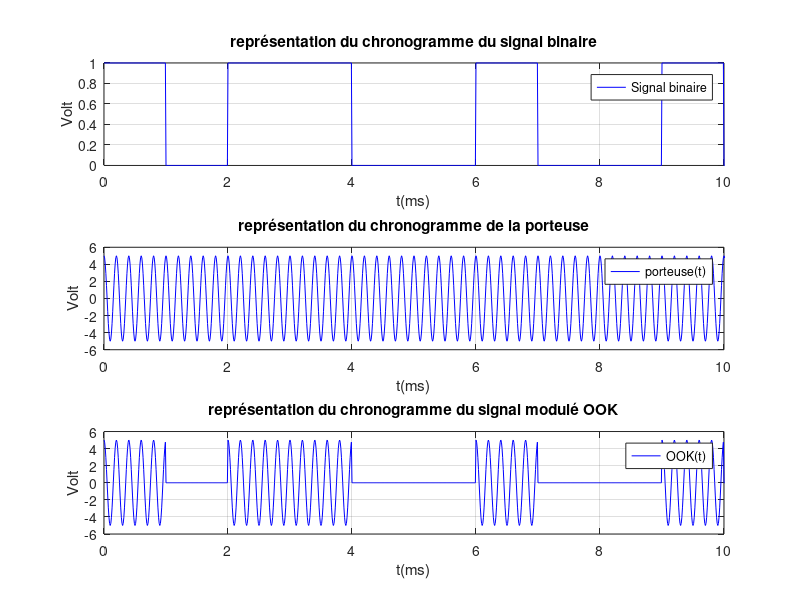

This figure's MATLAB source: (Note: this script raises an error after producing the figure.)
%% Programme de modulation ASK

%% Remise à zéro du contexte
clear;
clc;
close all;

%% Initialisation des variables
D=1000;                         % Débit en bits/s
fp=5000;                        % Fréquence porteuse (Hz);
Tb=1/D;                         % Durée d'un bit=1symbole
R=D;                            % Rapidité
Ts=Tb;                          % Durée d'un symbole
fe=100000;                      % Fréquence échantillonnage
Te=1/fe;                        % Période d'échantillonnage   

data=[1 0 1 1 0 0 1 0 0 1];     % Séquence utilisateur à transmettre
data=[data randi([0 1],1,1000)];% Ajout d'une séquence aléatoire à la suite de la séquence utilisateur.

Nb=size(data,2);                % Nombre de bits à transmettre
Nech_symb=fe/D;                 % Nombre d'échantillons par symbole
Nech=Nb*Nech_symb;              % Nombre total d'échantillons
Tmax=Nb*Tb;                     % Durée totale de la trame  

%% Codage des données binaires en NRZ
signal_NRZ=[];                  % Initialisation du signal codé en NRZ
symbole_1=ones(1,Nech_symb);
symbole_0=zeros(1,Nech_symb);

for n=1:Nb                      % Codage des différents bits
     if (data(n)==1)
        signal_NRZ=[signal_NRZ symbole_1];
     else
        signal_NRZ=[signal_NRZ symbole_0];
     end
end   


%% Création des signaux
t=0:Te:Tmax-Te;
porteuse=5*cos(2*pi*fp*t);  % création d'un vecteur 'porteuse' 
ASK=signal_NRZ.*porteuse;


%% Affichage des chronogrammes
subplot(3,1,1)
plot(t*1000,signal_NRZ,"b"); %t en ms
title('représentation du chronogramme du signal binaire')
xlabel('t(ms)')
ylabel('Volt')
legend('Signal binaire')
axis([0 10 0 1])  %affichage endant 3 périodes du signal modulant
grid on

subplot(3,1,2)
plot(t*1000,porteuse,"b"); %t en ms
title('représentation du chronogramme de la porteuse')
xlabel('t(ms)')
ylabel('Volt')
legend('porteuse(t)')
axis([0 10 -6 6])  %affichage endant 3 périodes du signal modulant
grid on

subplot(3,1,3)
plot(t*1000,ASK,"b"); %t en ms
title('représentation du chronogramme du signal modulé OOK')
xlabel('t(ms)')
ylabel('Volt')
legend('OOK(t)')
axis([0 10 -6 6])  %affichage endant 3 périodes du signal modulant
grid on

%% Calcul puis affichage des spectres 
[X f]=spectre(signal_NRZ,fe,Nech);
[Y f]=spectre(porteuse,fe,Nech);
[Z f]=spectre(ASK,fe,Nech);
figure;
subplot(3,1,1);
plot(f,X,"b");
title('Spectre en amplitude du signal binaire (NRZ)')
xlabel('f(Hz)')
ylabel('Volt')
legend('|NRZ(f)|')
axis([0 2*fp -60 -20])  
grid on

subplot(3,1,2);
plot(f,Y,"b");
title('Spectre en amplitude de la porteuse')
xlabel('f(Hz)')
ylabel('Volt')
legend('|Porteuse(f)|')
axis([0 2*fp -20 20])  
grid on

subplot(3,1,3);
plot(f,Z,"b");
title('Spectre en amplitude du signal modulé OOK')
xlabel('f(Hz)')
ylabel('Volt')
legend('|OOK(f)|')
axis([0 2*fp -60 20]) 
grid on